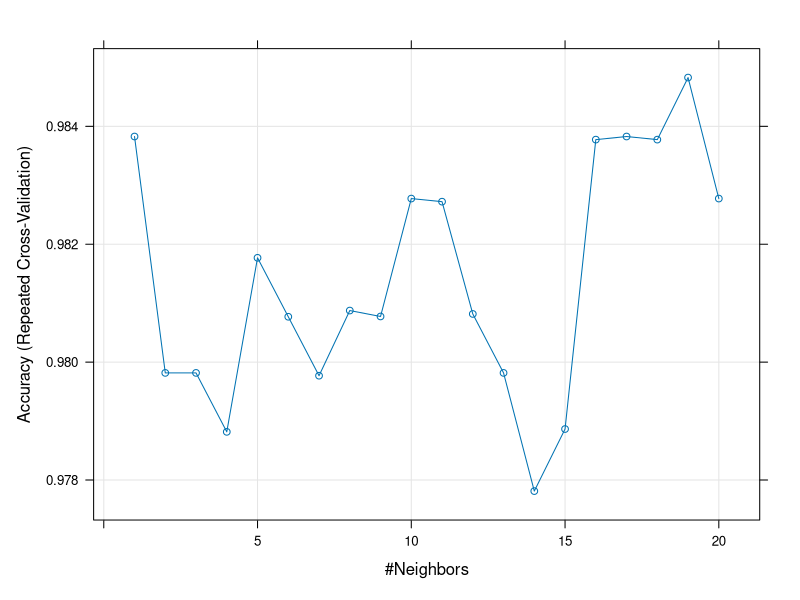

Generate this figure with R:
### Author: EA
### Description:
# The purpose of this example is to show how cross validation allows us to choose 
# the best parameters for our knn algorithm, k in our case. We perform a 10-fold cross validation. 
# Note that the feature engineering steps shown in previous examples are included here as
# preProcess.

library(class)
library(gmodels)
library(caret)
library(rsample)
library(gmodels)

# Get iris data set and set random seed for reproducibility.

set.seed(125)
irisdta <- iris

# Split data into training and testing batches, prepare labels for test set. We use replacement sampling to increase sample size to 250.

splitdta <- irisdta[sample(nrow(irisdta), 250, replace =T),]
splitdta <- initial_split(splitdta, prop = .8, strata = "Species")


traindta <- training(splitdta)
testdta <- testing(splitdta)

testlabels <- testdta[,5]

# Create grid for the possible values of K to try in our training, train our model.

gridp <- expand.grid(
  k = floor(seq(1, 20, 1)))

cvalknn1 <- train(
  Species ~ ., 
  data = traindta, 
  method = "knn",
  preProcess = c("zv", "center", "scale"),
  trControl = trainControl(method = "repeatedcv", number = 10, repeats = 5, classProbs = T),
  tuneGrid = gridp,
  metric = "ROC"
  
)

# Print models parameters and confusion matrix

plot(cvalknn1)

p <- predict(cvalknn1, testdta)

CrossTable(p, testlabels, prop.chisq = F, prop.t = F, dnn = c("Pred", "Actual"))
